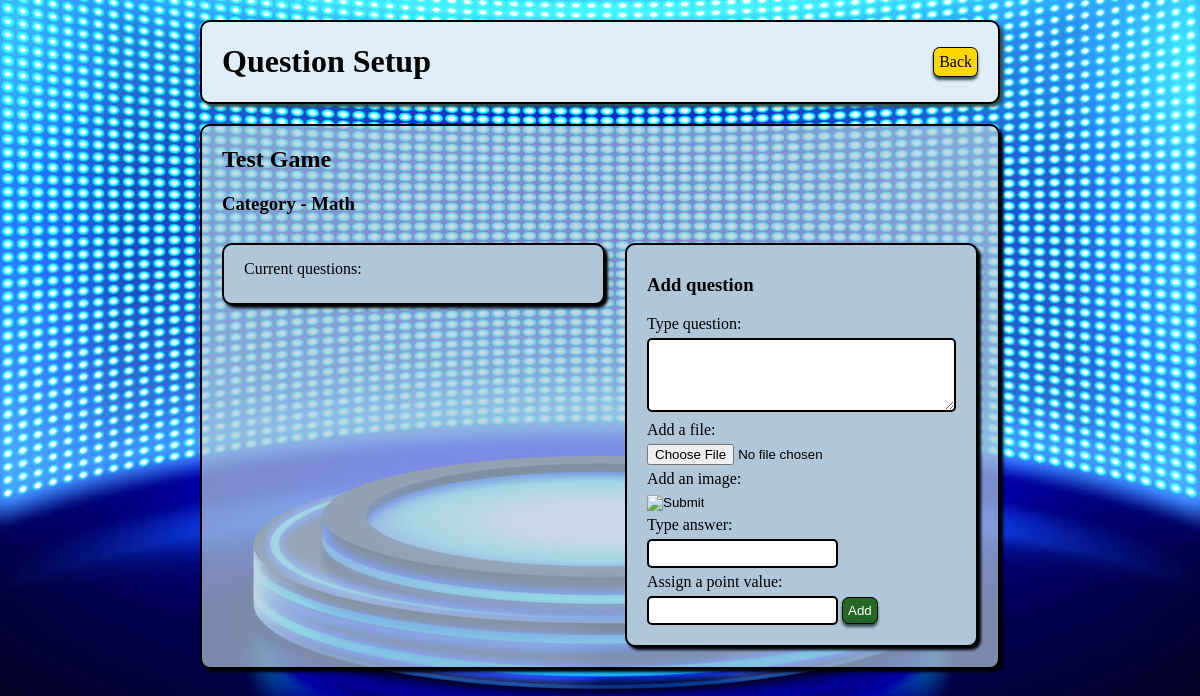
The page /games/categories/2 (signed in) on the database as committed earlier.
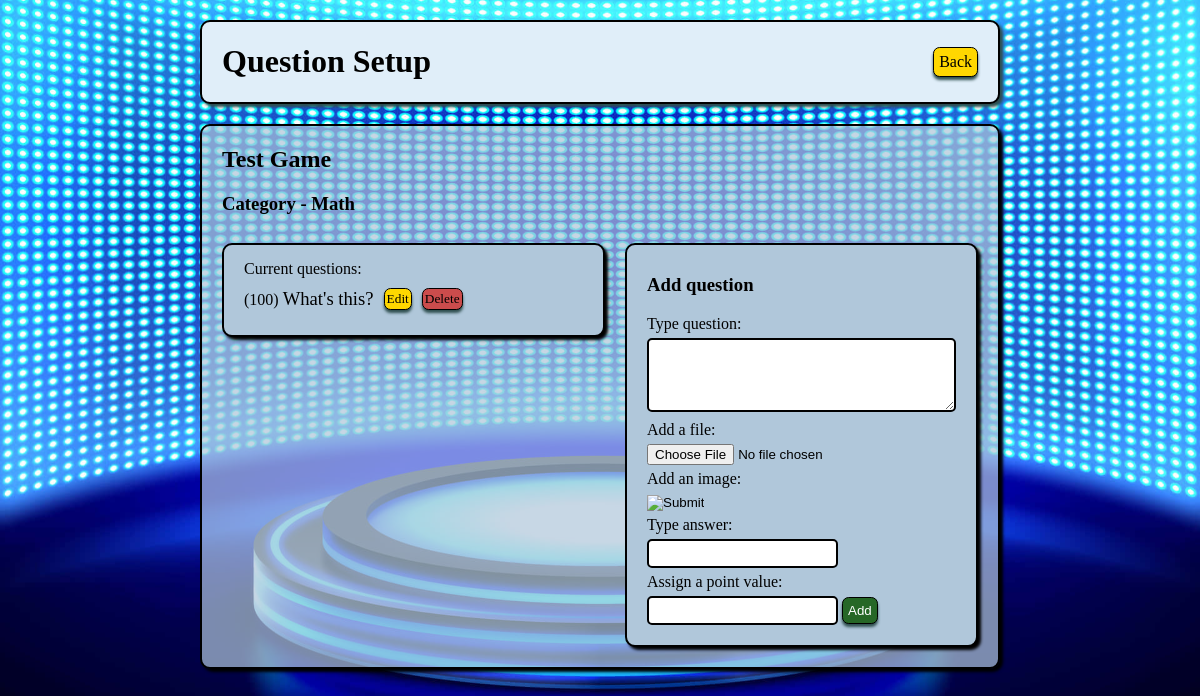
The same page on the database as committed later.
### gameboard_app/models.py (models this page shows, shortened)
class Question(models.Model):
    question = models.TextField()
    file = models.FileField(upload_to='question_files/', null=True, blank=True, default='')
    pic = models.ImageField(upload_to='question_images/', null=True, blank=True, default='')
    answer = models.CharField(max_length=255)
    points = models.IntegerField(default=100)
    played = models.BooleanField(default=False)
    category_assigned = models.ForeignKey(Category, related_name="question_list", on_delete = models.CASCADE, default=1)
    created_at = models.DateTimeField(auto_now_add=True)
    updated_at = models.DateTimeField(auto_now=True)

### gameboard_app/views.py (the view)
# urls.py: path('categories/<int:cat_id>', views.display_cat_questions, name='show_cat_qs'),
def display_cat_questions(request, cat_id):
    if 'user_id' not in request.session or 'game_id' not in request.session:
        return redirect('/')
    category = Category.get_by_id(cat_id)
    if category.game_assigned.creator.id != request.session['user_id']:
        return redirect('/games')
    context = {
        'category': Category.get_by_id(cat_id),
    }
    return render(request, 'new_question.html', context)

### gameboard_app/models.py (called while the page is built)
    @classmethod
    def get_by_id(cls, id):
        return cls.objects.get(id=id)

### gameboard_app/templates/new_question.html (shortened to what this page needs)
<!DOCTYPE html>
<html lang="en">
<head>
    {% load static %}
    <link rel="stylesheet" href="{% static 'css/style.css' %}">
</head>
<body>
    <div class="wrapper">
        <div class="nav_bar">
            <h1>Question Setup</h1>
            <a class="back" href="{% url 'show_cats' %}">Back</a>
        </div>
        <div class="title_box">
            <h2 style="color: black; padding: 0px 20px;">{{ category.game_assigned.title }}</h2>
            <h3 style="color: black; padding: 0px 20px;">Category - {{ category.name }}</h3>
            <div class="question_box">
                <div class="ques_box_left">
                    <p>Current questions:</p>
                    {% for question in category.question_list.all|dictsort:"points" %}
                        <div style="display: flex; align-items: center;">
                            <p>({{ question.points }}) <a class="cat_link" href="{% url 'show_ques' question.id %}">
                                {% if question.question|length > 25 %}
                                    {{ question.question|slice:":25"}}...
                                {% else %}
                                    {{ question.question }}
                                {% endif %}
                            </a></p>
                            <a class="q_edit" href="{% url 'edit_ques_page' question.id %}">Edit</a>
                            <a class="q_delete" href="{% url 'delete_ques' question.id %}">Delete</a>
                        </div>
                    {% endfor %}
                </div>
                <div class="ques_box_right">
                    <h3>Add question</h3>
                    <form action="{% url 'new_question' %}" method="post" enctype="multipart/form-data">
                        <p><label>Type question:</label></p>
                        <textarea class="input" name="question" cols="35" rows="4"></textarea>
                        <p><label>Add a file:</label></p>
                        <input type="file" name="file">
                        <p><label for="pic">Add an image:</label></p>
                        <input type="image" name="pic" id="pic">
                        <p><label>Type answer:</label></p>
                        <input class="input" type="text" name="answer">
                        <p><label>Assign a point value:</label></p>
                        <input class="input" type="number" name="points">
                        <input class="add" type="submit" value="Add">
                    </form>
                </div>
            </div>
        </div>
    </div>
</body>
</html>

Rows that differ between the two databases and show on the page:
added Question: points "100", question "What's this?"
